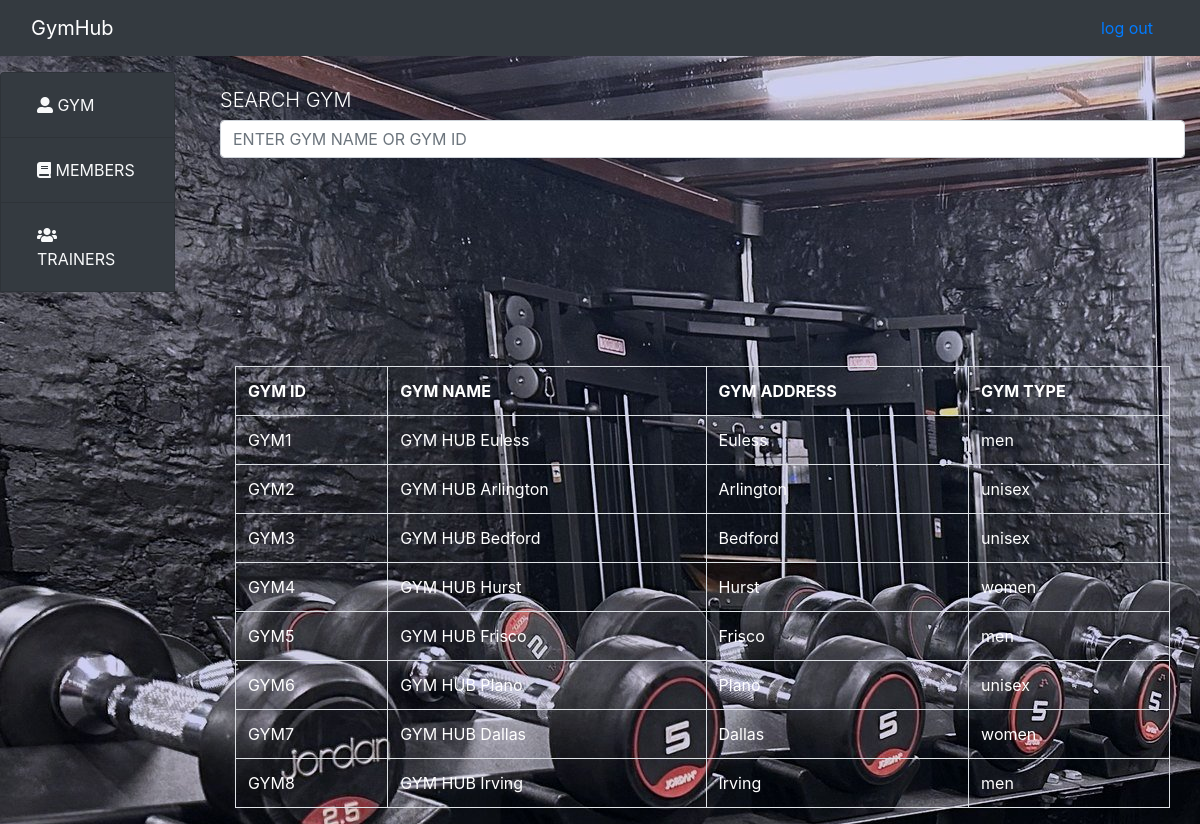
Screenshot of /home.php?info=manage_gym (signed in) with the database file from the repository.
### tables this page shows
CREATE TABLE `gym` (
  `gym_id` varchar(20) NOT NULL,
  `gym_name` varchar(30) NOT NULL,
  `address` varchar(150) NOT NULL,
  `type` varchar(20) NOT NULL
);

### manage_gym.php (the view)
<div class="container">
	<form class="form-group mt-3" method="post" action="home.php?info=gym_search">
		<h3 class="lead">SEARCH GYM</h3>
		<input type="text" name="name" class="form-control" placeholder="ENTER GYM NAME OR GYM ID">
	</form>
	<div class="container">
		<table class="table table-bordered table-hover">
			<tr>
				<th>GYM ID</th>
				<th>GYM NAME</th>
				<th>GYM ADDRESS</th>
				<th>GYM TYPE</th>
			</tr>
			<?php
           require('db.php');
$all="SELECT * FROM gym";
$all_query=mysqli_query($conn,$all);
if (mysqli_num_rows($all_query) > 0) {
    while($row = mysqli_fetch_assoc($all_query)) {
       echo "<tr>";
		echo "<td>".$row['gym_id']."</td>";
		echo "<td>".$row['gym_name']."</td>";
		echo "<td>".$row['address']."</td>";
		echo "<td>".$row['type']."</td>";
		echo "</tr><br>";
    }
} else {
    echo "0 results";
}
?>
		</table>
	</div>
</div>

### home.php (shortened to what this page needs)
<!DOCTYPE html>
<html>
<head>
  <link rel="stylesheet" href="https://maxcdn.bootstrapcdn.com/bootstrap/4.1.3/css/bootstrap.min.css">
  <link rel="stylesheet" href="https://use.fontawesome.com/releases/v5.3.1/css/all.css">
  <link rel="stylesheet" href="style.css">
</head>
<body style="background:url(gym_bg.jpg);">
  <nav class="navbar navbar-expand-md bg-dark navbar-dark">
    <div class="container-fluid">
      <a class="navbar-brand" href="home.php">GymHub</a>
      <a href="logout.php?source=admin" class="nav nav-link">log out</a>
    </div>
  </nav>
  <div class="row mt-3">
    <div class="col-2">
      <div id="accordion">
        <div class="list-group">
          <div class="list-group-item bg-dark">
            <a class="collapsed nav-link text-light" data-toggle="collapse" href="#collapseTwo">
              <i class="fas fa-user-alt"></i> GYM
            </a>
          </div>
          <div class="list-group-item bg-dark">
            <a class="collapsed nav-link text-light" data-toggle="collapse" href="#collapsefive">
              <i class="fas fa-book"></i> MEMBERS
            </a>
          </div>
          <div class="list-group-item bg-dark">
            <a class="collapsed nav-link text-light" data-toggle="collapse" href="#collapsesix">
              <i class="fas fa-users"></i> TRAINERS
            </a>
          </div>
        </div>
      </div>
    </div>
    <div class="col-10">
      <?php
      @$info=$_GET['info'];
      if ($info!=="") {
        if ($info=="add_gym") {
          include('add_gym.php');
        }
        else if($info=="add_payment") {
          include('add_payment.php');
        }
        elseif ($info=="manage_payment") {
          include ('manage_payment.php');
        }
        elseif ($info=="add_member") {
          include ('add_member.php');
        }
        elseif ($info=="manage_member") {
          include ('manage_member.php');
        }
        elseif ($info=="add_trainer") {
          include ('add_trainer.php');
        }
        elseif ($info=="manage_trainer") {
          include ('manage_trainer.php');
        }
        elseif ($info=="manage_gym") {
          include ('manage_gym.php');
        }
        elseif ($info=="update_payment") {
          include ('update_payment.php');
        }
        elseif ($info=="delete_payment") {
          include ('delete_payment.php');
        }
        elseif ($info=="update_gym") {
          include ('update_gym.php');
        }
        elseif ($info=="delete_gym") {
          include ('delete_gym.php');
        }
        elseif ($info=="update_member") {
          include ('update_member.php');
        }
        elseif ($info=="delete_member") {
          include ('delete_member.php');
        }
        elseif ($info=="update_trainer") {
          include ('update_trainer.php');
        }
        elseif ($info=="delete_trainer") {
          include ('delete_trainer.php');
        }
        elseif ($info=="change_password") {
          include ('change_password.php');
        }
        elseif ($info=="gym_search") {
          include ('gym_search.php');
        }
        elseif ($info=="member_search") {
          include ('member_search.php');
        }
        elseif ($info=="payment_search") {
          include ('payment_search.php');
        }
        elseif ($info=="trainer_search") {
          include ('trainer_search.php');
        }
      }
      ?>
    </div>
  </div>
</body>
</html>

### style.css (style rules this page uses)
h3 { color:white; }
.mt-3 { color:white; }

### rows the page displays
gym: gym_id "GYM1", gym_name "GYM HUB Euless", address "Euless", type "men"
gym: gym_id "GYM2", gym_name "GYM HUB Arlington", address "Arlington", type "unisex"
gym: gym_id "GYM3", gym_name "GYM HUB Bedford", address "Bedford", type "unisex"
gym: gym_id "GYM4", gym_name "GYM HUB Hurst", address "Hurst", type "women"
gym: gym_id "GYM5", gym_name "GYM HUB Frisco", address "Frisco", type "men"
gym: gym_id "GYM6", gym_name "GYM HUB Plano", address "Plano", type "unisex"
gym: gym_id "GYM7", gym_name "GYM HUB Dallas", address "Dallas", type "women"
gym: gym_id "GYM8", gym_name "GYM HUB Irving", address "Irving", type "men"
